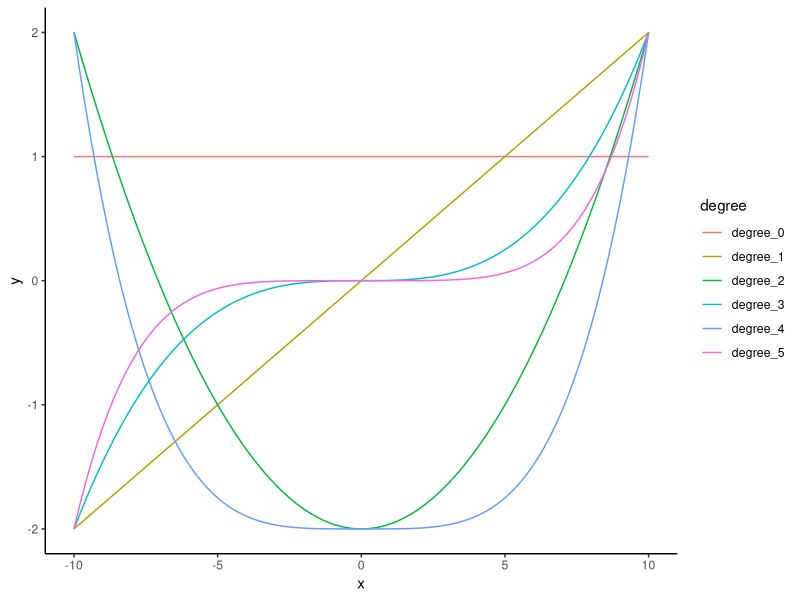

Reproduce this figure in R.
## ---- chunk 1
knitr::opts_chunk$set(echo = F, prompt = F, warning = F, message = F, comment='#>')
# Thanks to 
# https://github.com/ramnathv/slidify/issues/189#issuecomment-15850008
hook1 <- function(x){ gsub("```\n*```r*\n*", "", x) }
hook2 <- function(x){ gsub("```\n+```\n", "", x) }
knitr::knit_hooks$set(document = hook1)
## ---- chunk 2
library(tidyverse)
library(magrittr)
theme_set(theme_classic())
## ---- chunk 3
get_polynomial_design_matrix <- function(K=3, xmin=-10, xmax=10, N=100, rescale = T){
  
  # Produce a matrix of x, and x raised to the power of 0 to K
  # If `rescale, the values of the powers of x are scaled to be between -2 and 2
  
  rescale_f <- function(x, new_min=-1, new_max=1){
    
    new_range <- new_max - new_min
    original_range <- max(x) - min(x)
    
    x <- x * new_range/original_range
    x - (min(x) - new_min)
  }
  
  x <- seq(xmin, xmax, length.out = N)
  Df <- map(x, ~.^seq(0, K)) %>%
    do.call(rbind, .) %>% 
    set_colnames(paste0('degree_', seq(0, K))) %>% 
    as_tibble() %>% 
    mutate(x = degree_1) %>% 
    select(x, everything())
  
  if (rescale){
    Df %>% mutate_at(vars(matches('^degree_[^0]$')), 
                     ~rescale_f(., new_min = -2, new_max = 2))
  } else {
    Df
  }
}

rpolynomial <- function(K = 5){
  beta <- rnorm(K + 1)
  beta <- beta/sum(beta)
  get_polynomial_design_matrix(K = K) %>%
    mutate(y = select(., starts_with('degree')) %>% 
             apply(1, function(x) sum(x*beta))
    ) %>% select(x, y) 
}

rpolynomial_examples <- function(i){
  set.seed(i)
  Df <- imap(rerun(5, rpolynomial(K = 5)), 
             ~mutate(., example = .y)) %>% 
    bind_rows() %>% 
    mutate_at(vars(example), as.character)
  
  p <- Df %>% ggplot(mapping = aes(x = x, y = y, colour = example)) + 
    geom_line() +
    theme(legend.position="none")
  
  p
}

## ---- chunk 4

get_polynomial_design_matrix(K=5) %>% 
  gather(degree, y, starts_with('degree')) %>% 
  ggplot(mapping = aes(x = x, y = y, colour = degree)) + geom_line()

## ---- chunk 5
eyefix_df <- read_csv('../data/funct_theme_pts.csv')
eyefix_df_avg <- eyefix_df %>% 
  group_by(Time, Object) %>% 
  summarize(mean_fix = mean(meanFix)) %>% 
  ungroup()

eyefix_df_avg_targ <- filter(eyefix_df_avg, Object == 'Target')
## ---- chunk 6
M_eyefix <- lm(mean_fix ~ poly(Time, 9)*Object, 
               data=eyefix_df_avg)
## ---- chunk 7
M_eyefix_null <- lm(mean_fix ~ Object + poly(Time, 9), data=eyefix_df_avg)
anova(M_eyefix_null, M_eyefix)
